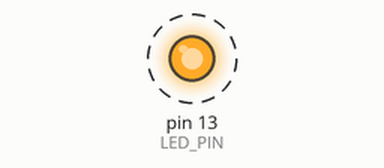
Simulated run of this sketch. Board: Arduino Uno, built with avr-gcc and run on an emulated ATmega328P. Parts: output pins drawn as LEDs (lit = HIGH). Dashed ring = blinking.

Above: at 0.5 s.
Timing chart, 0 to 4.6 s (numbered marks = the images above):
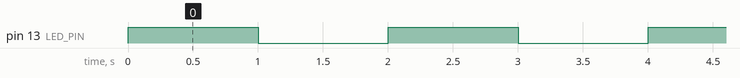

The sketch:

LED_Blinking.ino
```cpp
const int LED_PIN = 13;
const int DELAY_TIME = 1000;

void setup() {
  pinMode(LED_PIN, OUTPUT);
}

void loop() {
  digitalWrite(LED_PIN, HIGH);
  delay(DELAY_TIME);

  digitalWrite(LED_PIN, LOW);
  delay(DELAY_TIME);
}
```

Measured:
- by itself, pin 13 (LED_PIN): alternates HIGH for 1.0 s and LOW for 1.0 s
